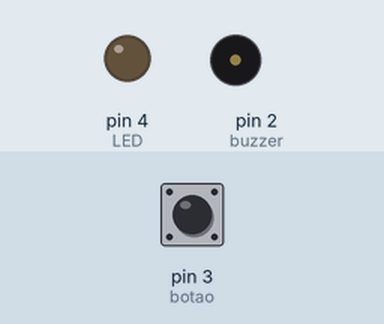
A sketch run on a simulated Arduino Uno, built with avr-gcc and run on an emulated ATmega328P. Shown: output pins drawn as LEDs (lit = HIGH), buzzer (waves = sounding). Inputs (shaded band) come from the test bench; at power-on: pin 3 (botao) HIGH.

Above: at 1.2 s.
1.3 s: pin 3 (botao) pulled LOW for 0.15 s
At 1.37 s:
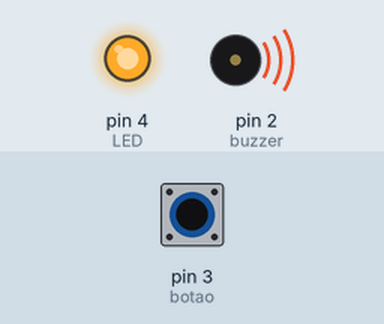
2.9 s: pin 3 (botao) pulled LOW for 3.2 s
At 7.4 s:
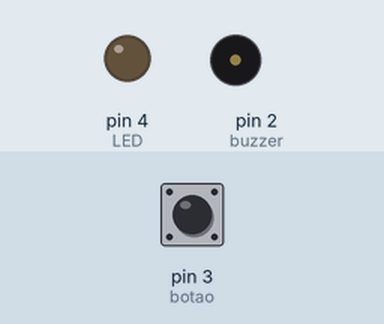
Timing chart, 0 to 8.9 s (numbered marks = the images above; inputs shaded):
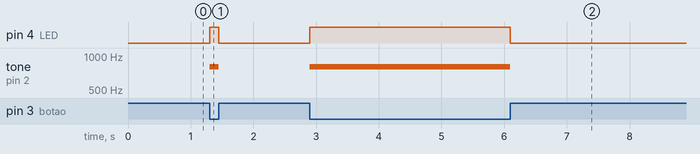

The sketch:

C_digo_C_digo_Morse.ino
```cpp
/* Programa: Código Morse */
/* Definindo os pinos do Buzzer, botão e LED */
int buzzer = 2;
int botao = 3;
int LED = 4;
void setup()
{
/* Define os pinos do LED e Buzzer como saída */
pinMode(buzzer, OUTPUT);
pinMode(LED, OUTPUT);
 /* Define o pino do botão como entrada e ativa o resistor
interno */
pinMode(botao, INPUT_PULLUP);
}
void loop()
{ /* Verifica se o botão está pressionado e então liga o LED e
emite o som */
if (digitalRead(botao) == LOW) {
   digitalWrite(LED, HIGH);
   tone(buzzer, 800);
}
/* Senão desligue o LED e pare o som */
else {
   digitalWrite(LED, LOW);
   noTone(buzzer);
}
}
```

Measured:
- after the input at 1.3 s, pin 4 (LED): LOW → HIGH at once, → LOW 0.15 s later; tone on pin 2 (buzzer): silent → 800 Hz at once, → silent 0.15 s later
- after the input at 2.9 s, pin 4 (LED): LOW → HIGH at once, → LOW 3.2 s later; tone on pin 2 (buzzer): silent → 800 Hz at once, → silent 3.2 s later
